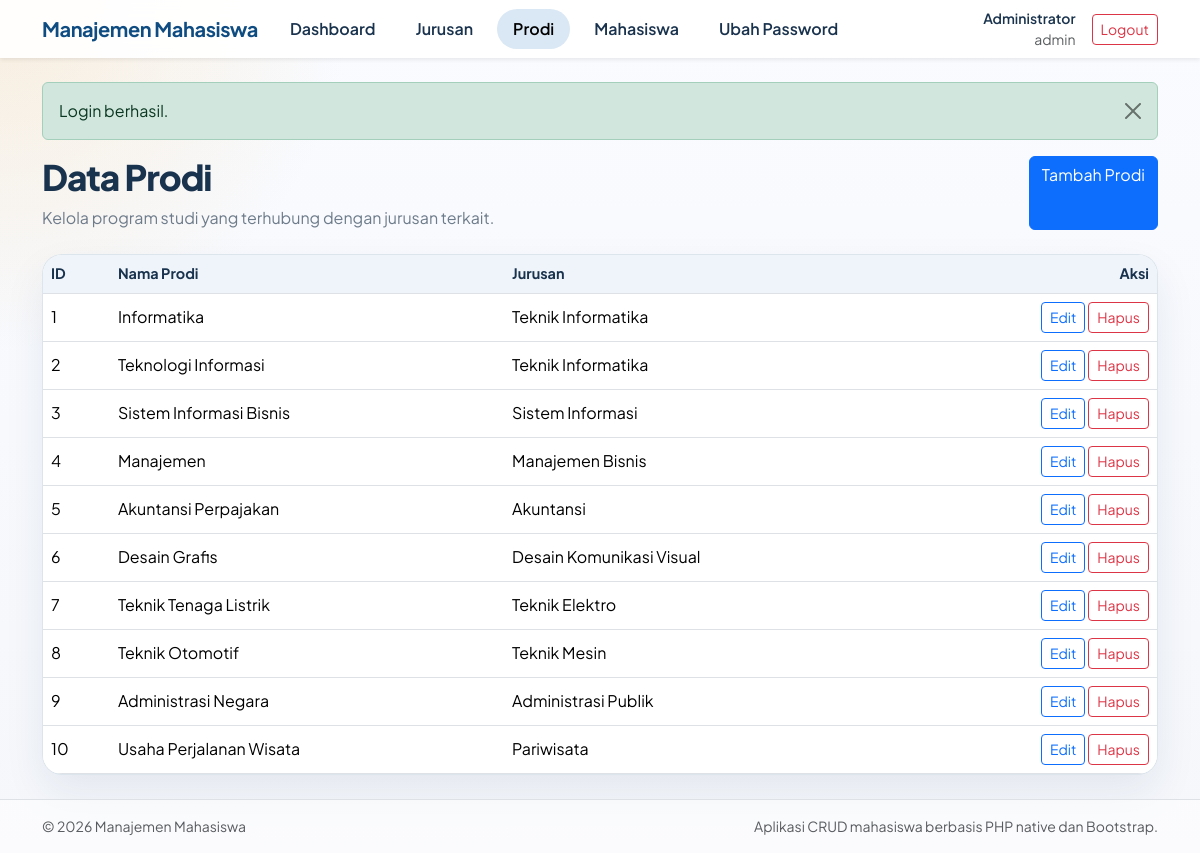
The app's page /index.php?route=prodi (signed in) with its own data.
### tables this page shows
CREATE TABLE prodi (
    id_prodi INT AUTO_INCREMENT PRIMARY KEY,
    nama_prodi VARCHAR(100) NOT NULL,
    id_jurusan INT NOT NULL,
    CONSTRAINT fk_prodi_jurusan
        FOREIGN KEY (id_jurusan) REFERENCES jurusan(id_jurusan)
        ON UPDATE CASCADE ON DELETE RESTRICT
);

CREATE TABLE jurusan (
    id_jurusan INT AUTO_INCREMENT PRIMARY KEY,
    nama_jurusan VARCHAR(100) NOT NULL
);

### index.php (called while the page is built, shortened)
<?php
require __DIR__ . '/app/helpers/bootstrap.php';
$route = $_GET['route'] ?? 'dashboard';
$routes = [
    'login' => __DIR__ . '/modules/auth/login.php',
    'logout' => __DIR__ . '/modules/auth/logout.php',
    'dashboard' => __DIR__ . '/modules/dashboard/index.php',
    'jurusan' => __DIR__ . '/modules/jurusan/index.php',
    'jurusan-create' => __DIR__ . '/modules/jurusan/create.php',
    'jurusan-edit' => __DIR__ . '/modules/jurusan/edit.php',
    'jurusan-delete' => __DIR__ . '/modules/jurusan/delete.php',
    'prodi' => __DIR__ . '/modules/prodi/index.php',
    'prodi-create' => __DIR__ . '/modules/prodi/create.php',
    'prodi-edit' => __DIR__ . '/modules/prodi/edit.php',
    'prodi-delete' => __DIR__ . '/modules/prodi/delete.php',
    'mahasiswa' => __DIR__ . '/modules/mahasiswa/index.php',
    'mahasiswa-create' => __DIR__ . '/modules/mahasiswa/create.php',
    'mahasiswa-edit' => __DIR__ . '/modules/mahasiswa/edit.php',
    'mahasiswa-delete' => __DIR__ . '/modules/mahasiswa/delete.php',
    'ubah-password' => __DIR__ . '/modules/profile/password.php',
];
require $routes[$route];

### app/helpers/bootstrap.php (called while the page is built, shortened)
<?php
$databaseConfig = require BASE_PATH . '/app/config/database.php';
require BASE_PATH . '/app/helpers/functions.php';
function db(): PDO
{
    global $databaseConfig;
    $dsn = sprintf(
        'mysql:host=%s;port=%s;dbname=%s;charset=%s',
        $databaseConfig['host'],
        $databaseConfig['port'],
        $databaseConfig['database'],
        $databaseConfig['charset']
    );
    $pdo = new PDO(
        $dsn,
        $databaseConfig['username'],
        $databaseConfig['password'],
        [
            PDO::ATTR_ERRMODE => PDO::ERRMODE_EXCEPTION,
            PDO::ATTR_DEFAULT_FETCH_MODE => PDO::FETCH_ASSOC,
        ]
    );
    return $pdo;
}

### app/helpers/functions.php (called while the page is built, shortened)
<?php
function e(?string $value): string
{
    return htmlspecialchars((string) $value, ENT_QUOTES, 'UTF-8');
}
function render(string $title, string $content, bool $showSidebar = true): void
{
    require BASE_PATH . '/app/views/layouts/main.php';
}

### modules/prodi/index.php (the view, shortened to what this page needs)
<?php
$stmt = db()->query(
    'SELECT p.id_prodi, p.nama_prodi, j.nama_jurusan
     FROM prodi p
     INNER JOIN jurusan j ON j.id_jurusan = p.id_jurusan
     ORDER BY p.id_prodi ASC'
);
$prodi = $stmt->fetchAll();
?>
<section class="page-heading">
    <div>
        <h1>Data Prodi</h1>
        <p>Kelola program studi yang terhubung dengan jurusan terkait.</p>
    </div>
    <a class="btn btn-primary" href="index.php?route=prodi-create">Tambah Prodi</a>
</section>
<div class="table-wrap">
    <div class="table-responsive">
        <table class="table align-middle">
            <thead>
            <tr>
                <th>ID</th>
                <th>Nama Prodi</th>
                <th>Jurusan</th>
                <th class="text-end">Aksi</th>
            </tr>
            </thead>
            <tbody>
            <?php foreach ($prodi as $item): ?>
                <tr>
                    <td><?= e((string) $item['id_prodi']); ?></td>
                    <td><?= e($item['nama_prodi']); ?></td>
                    <td><?= e($item['nama_jurusan']); ?></td>
                    <td class="text-end">
                        <a class="btn btn-sm btn-outline-primary" href="index.php?route=prodi-edit&id=<?= e((string) $item['id_prodi']); ?>">Edit</a>
                        <form class="d-inline" method="post" action="index.php?route=prodi-delete&id=<?= e((string) $item['id_prodi']); ?>" onsubmit="return confirm('Hapus prodi ini?');">
                            <button class="btn btn-sm btn-outline-danger" type="submit">Hapus</button>
                        </form>
                    </td>
                </tr>
            <?php endforeach; ?>
            </tbody>
        </table>
    </div>
</div>

### assets/css/app.css (style rules this page uses)
:root { --mm-surface: #f5f7fb; --mm-panel: #ffffff; --mm-primary: #0f4c81; --mm-primary-soft: #d9e8f4; --mm-accent: #f39c12; --mm-text: #19324d; --mm-muted: #6d7b8a; --mm-border: #d9e1ea; }
body { min-height: 100vh; background: radial-gradient(circle at top left, rgba(243, 156, 18, 0.14), transparent 22rem), linear-gradient(180deg, #f9fbff 0%, var(--mm-surface) 100%); color: var(--mm-text); font-family: "Plus Jakarta Sans", sans-serif; }
.card, .table-wrap, .stat-card, .auth-card { background: rgba(255, 255, 255, 0.92); border: 1px solid rgba(217, 225, 234, 0.9); border-radius: 1.25rem; box-shadow: 0 18px 40px rgba(23, 55, 94, 0.08); }
.page-heading { display: flex; flex-wrap: wrap; justify-content: space-between; gap: 1rem; margin-bottom: 1.5rem; }
.page-heading h1 { font-size: clamp(1.6rem, 4vw, 2.2rem); font-weight: 800; letter-spacing: -0.03em; }
.page-heading p { color: var(--mm-muted); margin-bottom: 0; }
.table-wrap { overflow: hidden; }
.table-wrap .table { margin-bottom: 0; }
.table thead th { background: #eef4f9; color: var(--mm-text); font-size: 0.9rem; white-space: nowrap; }

### records on screen
prodi: id_prodi "1", nama_prodi "Informatika", id_jurusan.nama_jurusan "Teknik Informatika"
prodi: id_prodi "2", nama_prodi "Teknologi Informasi", id_jurusan.nama_jurusan "Teknik Informatika"
prodi: id_prodi "3", nama_prodi "Sistem Informasi Bisnis", id_jurusan.nama_jurusan "Sistem Informasi"
prodi: id_prodi "4", nama_prodi "Manajemen", id_jurusan.nama_jurusan "Manajemen Bisnis"
prodi: id_prodi "5", nama_prodi "Akuntansi Perpajakan", id_jurusan.nama_jurusan "Akuntansi"
prodi: id_prodi "6", nama_prodi "Desain Grafis", id_jurusan.nama_jurusan "Desain Komunikasi Visual"
prodi: id_prodi "7", nama_prodi "Teknik Tenaga Listrik", id_jurusan.nama_jurusan "Teknik Elektro"
prodi: id_prodi "8", nama_prodi "Teknik Otomotif", id_jurusan.nama_jurusan "Teknik Mesin"
prodi: id_prodi "9", nama_prodi "Administrasi Negara", id_jurusan.nama_jurusan "Administrasi Publik"
prodi: id_prodi "10", nama_prodi "Usaha Perjalanan Wisata", id_jurusan.nama_jurusan "Pariwisata"

### other values on screen
$user['nama_user'] "Administrator"
$user['username'] "admin"
$flash['message'] "Login berhasil."
